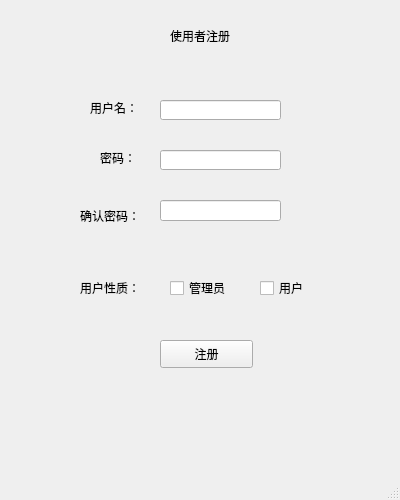
<?xml version="1.0" encoding="UTF-8"?>
<ui version="4.0">
 <class>MainWindow</class>
 <widget class="QMainWindow" name="MainWindow">
  <property name="geometry">
   <rect>
    <x>0</x>
    <y>0</y>
    <width>400</width>
    <height>500</height>
   </rect>
  </property>
  <property name="windowTitle">
   <string>MainWindow</string>
  </property>
  <widget class="QWidget" name="centralwidget">
   <widget class="QLabel" name="label_title">
    <property name="geometry">
     <rect>
      <x>170</x>
      <y>30</y>
      <width>60</width>
      <height>12</height>
     </rect>
    </property>
    <property name="text">
     <string>使用者注册</string>
    </property>
   </widget>
   <widget class="QLabel" name="label">
    <property name="geometry">
     <rect>
      <x>90</x>
      <y>100</y>
      <width>48</width>
      <height>16</height>
     </rect>
    </property>
    <property name="text">
     <string>用户名：</string>
    </property>
   </widget>
   <widget class="QLabel" name="label_2">
    <property name="geometry">
     <rect>
      <x>100</x>
      <y>150</y>
      <width>36</width>
      <height>16</height>
     </rect>
    </property>
    <property name="text">
     <string>密码：</string>
    </property>
   </widget>
   <widget class="QLabel" name="label_3">
    <property name="geometry">
     <rect>
      <x>80</x>
      <y>210</y>
      <width>60</width>
      <height>12</height>
     </rect>
    </property>
    <property name="text">
     <string>确认密码：</string>
    </property>
   </widget>
   <widget class="QLabel" name="label_4">
    <property name="geometry">
     <rect>
      <x>80</x>
      <y>280</y>
      <width>60</width>
      <height>16</height>
     </rect>
    </property>
    <property name="text">
     <string>用户性质：</string>
    </property>
   </widget>
   <widget class="QCheckBox" name="checkBox">
    <property name="geometry">
     <rect>
      <x>170</x>
      <y>280</y>
      <width>63</width>
      <height>16</height>
     </rect>
    </property>
    <property name="text">
     <string>管理员</string>
    </property>
   </widget>
   <widget class="QCheckBox" name="checkBox_2">
    <property name="geometry">
     <rect>
      <x>260</x>
      <y>280</y>
      <width>51</width>
      <height>16</height>
     </rect>
    </property>
    <property name="text">
     <string>用户</string>
    </property>
   </widget>
   <widget class="QPushButton" name="pushButton">
    <property name="geometry">
     <rect>
      <x>160</x>
      <y>340</y>
      <width>93</width>
      <height>28</height>
     </rect>
    </property>
    <property name="text">
     <string>注册</string>
    </property>
   </widget>
   <widget class="QLineEdit" name="lineEdit">
    <property name="geometry">
     <rect>
      <x>160</x>
      <y>150</y>
      <width>121</width>
      <height>20</height>
     </rect>
    </property>
   </widget>
   <widget class="QLineEdit" name="lineEdit_2">
    <property name="geometry">
     <rect>
      <x>160</x>
      <y>100</y>
      <width>121</width>
      <height>20</height>
     </rect>
    </property>
   </widget>
   <widget class="QLineEdit" name="lineEdit_3">
    <property name="geometry">
     <rect>
      <x>160</x>
      <y>200</y>
      <width>121</width>
      <height>21</height>
     </rect>
    </property>
   </widget>
  </widget>
  <widget class="QMenuBar" name="menubar">
   <property name="geometry">
    <rect>
     <x>0</x>
     <y>0</y>
     <width>400</width>
     <height>26</height>
    </rect>
   </property>
  </widget>
  <widget class="QStatusBar" name="statusbar"/>
 </widget>
 <resources/>
 <connections/>
</ui>
